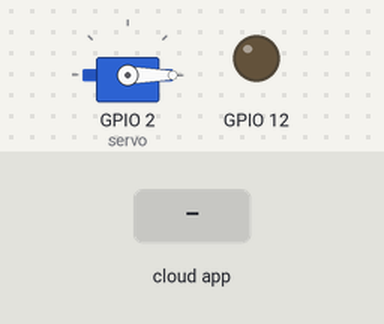
A sketch run on a simulated ESP8266 (NodeMCU). On the bench: servo, output pins drawn as LEDs (lit = HIGH). The test bench sets the inputs (shaded band). WiFi joins after 1.5 s; servers stay silent unless stated; no MQTT or app messages arrive unless stated; what the sketch prints to the serial monitor is not drawn.

Above: at 3.7 s.
3.8 s: the phone or cloud app sets music-swing to 1
At 4.8 s:
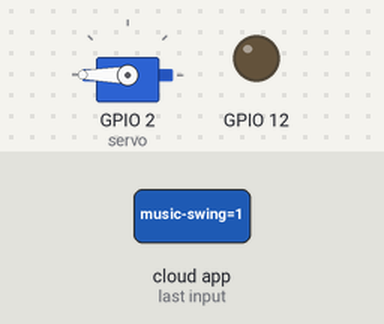
Timing chart, 0 to 12.8 s (numbered marks = the images above; inputs shaded):
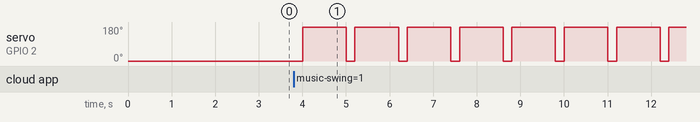

Measured:
- after the input at 3.8 s, servo on GPIO 2 (servo): alternates 180° for 1.0 s and 0° for 0.20 s, starting after 0.21 s

The sketch:

mqttsub_servo_node.ino
```cpp
#include <Servo.h>
#include <ESP8266WiFi.h>
#include "Adafruit_MQTT.h"
#include "Adafruit_MQTT_Client.h"

/************************* WiFi Access Point *********************************/
#define WLAN_SSID       "OPPO Reno2 F"
#define WLAN_PASS       "harshal222"
/************************* Adafruit.io Setup *********************************/
#define AIO_SERVER      "io.adafruit.com"
#define AIO_SERVERPORT  1883                   // use 8883 for SSL
#define AIO_USERNAME    "Omniwot"
#define AIO_KEY         "aio_bnXw32C0Kn0Qd0k19qudXwlTnfDf"

/************ Global State (you don't need to change this!) ******************/
// Create an ESP8266 WiFiClient class to connect to the MQTT server.
WiFiClient client;
// or... use WiFiFlientSecure for SSL
//WiFiClientSecure client;
// Setup the MQTT client class by passing in the WiFi client and MQTT server and login details.
Adafruit_MQTT_Client mqtt(&client, AIO_SERVER, AIO_SERVERPORT, AIO_USERNAME, AIO_KEY);

Adafruit_MQTT_Subscribe cradlebutton = Adafruit_MQTT_Subscribe(&mqtt, AIO_USERNAME "/feeds/music-swing");
Adafruit_MQTT_Subscribe acbutton = Adafruit_MQTT_Subscribe(&mqtt, AIO_USERNAME "/feeds/ac");
void MQTT_connect();
Servo servo;
void rock_crradle();
void AC_switch(int a);


void setup() {

      pinMode(12, OUTPUT);
      Serial.begin(115200);
      servo.attach(2); //D4
      servo.write(0);
      delay(1000);

    // Connect to WiFi access point.
      Serial.println(); Serial.println();
      Serial.print("Connecting to ");
      Serial.println(WLAN_SSID);
      WiFi.begin(WLAN_SSID, WLAN_PASS);
      while (WiFi.status() != WL_CONNECTED) {
        delay(500);
        Serial.print(".");
      }
      Serial.println();
      Serial.println("WiFi connected");
      Serial.println("IP address: "); Serial.println(WiFi.localIP());
      mqtt.subscribe(&cradlebutton);
      mqtt.subscribe(&acbutton);
}

void loop() {
   MQTT_connect();
  Adafruit_MQTT_Subscribe *subscription;


  while(subscription = mqtt.readSubscription(5000)){
    // Check if its the onoff button feed
    if (subscription == &cradlebutton) {
      Serial.print(F("On-Off button: "));
      Serial.println((char *)cradlebutton.lastread);

      if (atoi((char *)cradlebutton.lastread) == 1) {
      //The following code runs the servo until the the last published value becomes zero


           while(atoi((char *)cradlebutton.lastread) != 0){

           rock_cradle();
            MQTT_connect();
            Adafruit_MQTT_Subscribe *subscription;

            subscription = mqtt.readSubscription(3000);
              // Check if its the onoff button feed
              if (subscription == &cradlebutton) {
                Serial.print(F("On-Off button: "));
                Serial.println((char *)cradlebutton.lastread);

          }
      }
    }
    }
    //To switch ac
    if (subscription == &acbutton) {
      Serial.print(F("AC button: "));
      Serial.println((char *)acbutton.lastread);

      if (atoi((char *)acbutton.lastread) == 1) {
      //This will be changed later to control A/C
       AC_switch(1);

      }
      if (atoi((char *)acbutton.lastread) == 0) {
      //This will be changed later to control A/C
      AC_switch(0);

      }
    }


    }
    delay(1000);
}

void rock_cradle(){
   for (int i=0;i<10;i++){
          servo.write(0);

          delay(200);

          servo.write(180);

          delay(1000);
   }

}
void MQTT_connect() {
  int8_t ret;
  // Stop if already connected.
  if (mqtt.connected()) {
    return;
  }
  Serial.print("Connecting to MQTT... ");
  uint8_t retries = 3;
  while ((ret = mqtt.connect()) != 0) { // connect will return 0 for connected
       Serial.println(mqtt.connectErrorString(ret));
       Serial.println("Retrying MQTT connection in 5 seconds...");
       mqtt.disconnect();
       delay(5000);  // wait 5 seconds
       retries--;
       if (retries == 0) {
         // basically die and wait for WDT to reset me
         while (1);
       }
  }
  Serial.println("MQTT Connected!");
}
void AC_switch(int a){
    if(a==1){
      digitalWrite(12, HIGH);
    }
    if(a==0){
      digitalWrite(12, LOW);
    }

}
```
